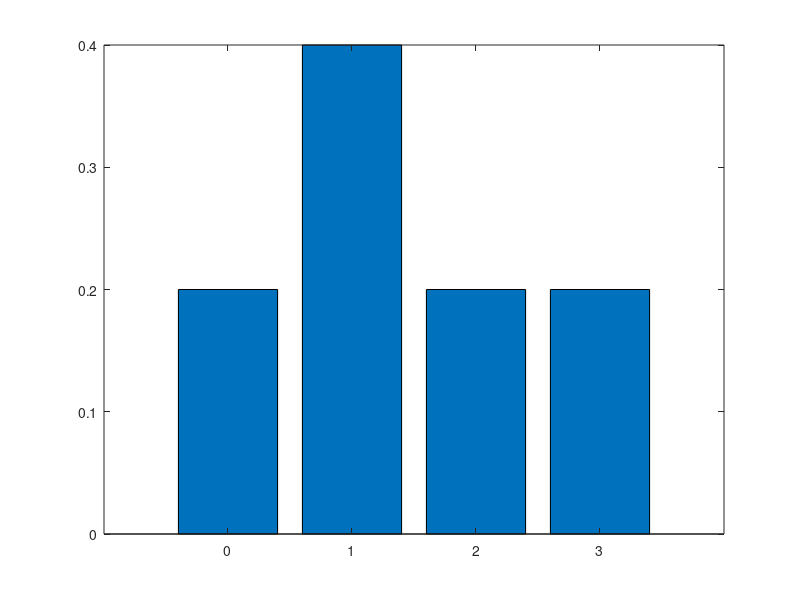

This figure's MATLAB source:
clear all;
clc;

  %Jogar o dado: D ~ Unif({1,2,3})

  Nexp =10;

  D = randi([1 3], 1, Nexp);
  X = zeros(1,Nexp); %pre alocando um vetor de zeros para deixar o programa mais rapido
  SX = [0, 1, 2, 3]
  
  %evita-se o uso do for em matlab/octave porque deixa mais lento
  for i = 1 : Nexp 
    %lançar uma moeda honesta D(i) vezes
    moedas = randi([0 1], 1, D(i));
    X(i) = sum(moedas);
  end 
  
  histograma_X = hist(X, SX);
  
  pmf_X_simul = histograma_X / Nexp;
  
  bar(SX,pmf_X_simul) %plotando em formas de barra
  